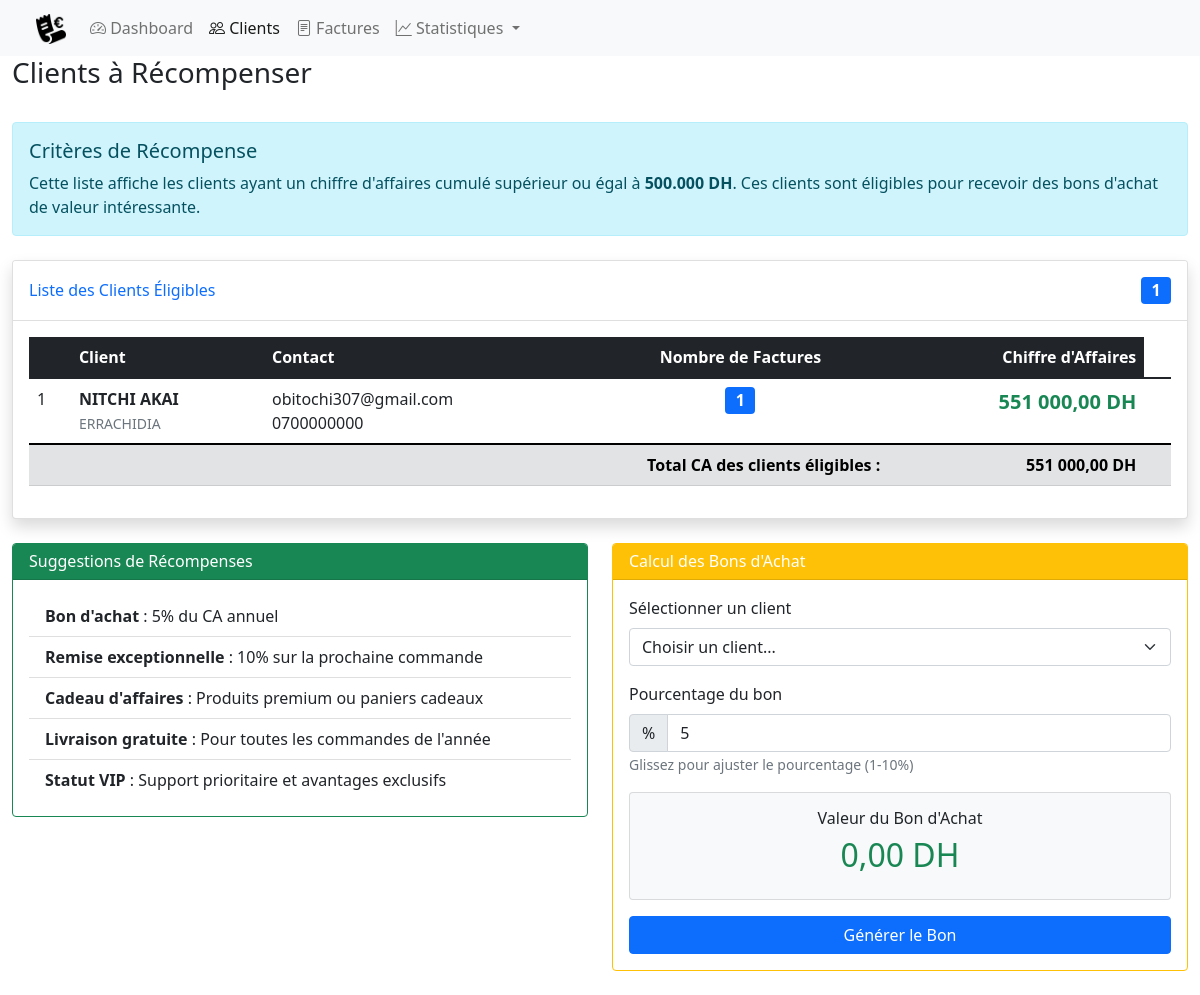
/index.php?action=clients_recompenser, run on the app's committed database.
### tables this page shows
CREATE TABLE IF NOT EXISTS `clients` (
  `idClient` int NOT NULL AUTO_INCREMENT,
  `nom` varchar(100) NOT NULL,
  `prenom` varchar(100) NOT NULL,
  `email` varchar(100) DEFAULT NULL,
  `telephone` varchar(20) DEFAULT NULL,
  `ville` varchar(50) DEFAULT NULL,
  `created_at` timestamp NULL DEFAULT CURRENT_TIMESTAMP,
  PRIMARY KEY (`idClient`)
);

### App/Controllers/DashboardController.php (called while the page is built, shortened)
<?php
class DashboardController {
    private $client;
    public function __construct() {
        $this->client = new GestionClient();
    }
    public function clientsRecompenser() {
        $clients = $this->client->getAll();
        $clients = is_array($clients) ? $clients : [];
        $clientsRecompenser = array_filter($clients, function($client) {
            return ($client['chiffre_affaires'] ?? 0) >= 500000;
        });
        usort($clientsRecompenser, function($a, $b) {
            return ($b['chiffre_affaires'] ?? 0) <=> ($a['chiffre_affaires'] ?? 0);
        });
        $clients = $clientsRecompenser;
        require __DIR__ . '/../Views/dashboard/clients_recompenser.php';
    }
}

### App/config/dataBase.php (called while the page is built, shortened)
<?php
class Database {
    private static $instance = null;
    private function __construct() {
        try {
            $this->con = new PDO(
                "mysql:host=localhost;dbname=market_db;charset=utf8mb4",
                "root",
                ""
            );
        } catch(PDOException $e) {
            die("ERROR : " . $e->getMessage());
        }
    }
    public static function getInstance() {
        if (self::$instance === null) {
            self::$instance = new Database();
        }
        return self::$instance;
    }
    public static function getConnection() {
        return self::getInstance()->con;
    }
}

### App/Models/GestionClient.php (called while the page is built, shortened)
<?php
class GestionClient {
    private $con;
    public function __construct() {
        $this->con = Database::getConnection();
    }
    public function getAll() {
        try {
            $stmt = $this->con->query("
                SELECT c.*,
                       COUNT(f.idFacture) as nb_factures,
                       COALESCE(SUM(f.montant_total), 0) as chiffre_affaires
                FROM clients c
                LEFT JOIN factures f ON c.idClient = f.idClient
                GROUP BY c.idClient
                ORDER BY c.nom ASC
            ");
            return $stmt->fetchAll(PDO::FETCH_ASSOC);
        } catch(PDOException $e) {
            error_log("ERROR getAll: " . $e->getMessage());
            return [];
        }
    }
}

### App/Views/Dashboard/clients_recompenser.php (the view, shortened to what this page needs)
<?php
require __DIR__ . '/../layout/header.php';
$clients = $clients ?? [];
?>
<?php include '../app/Views/layout/header.php'; ?>
<?php include '../app/Views/layout/menu.php'; ?>
<div class="container-fluid">
    <div class="d-flex justify-content-between align-items-center mb-4">
        <h1 class="h3 text-dark">Clients à Récompenser</h1>
    </div>
    <div class="alert alert-info mb-4">
        <h5>Critères de Récompense</h5>
        <p class="mb-0">
            Cette liste affiche les clients ayant un chiffre d'affaires cumulé supérieur ou égal à <strong>500.000 DH</strong>.
            Ces clients sont éligibles pour recevoir des bons d'achat de valeur intéressante.
        </p>
    </div>
    <div class="card shadow">
        <div class="card-header bg-white py-3">
            <div class="d-flex justify-content-between align-items-center">
                <h6 class="m-0 font-weight-bold text-primary">Liste des Clients Éligibles</h6>
                <span class="badge bg-primary fs-6">
                    <?php echo count($clients); ?>
                </span>
            </div>
        </div>
        <div class="card-body">
            <?php if (empty($clients)): ?>
                <div class="alert alert-warning text-center py-5">
                    <i class="fas fa-trophy fa-3x mb-3 text-warning"></i>
                    <h4>Aucun client éligible pour le moment</h4>
                    <p class="mb-0">
                        Aucun client n'a encore atteint le seuil de 500.000 DH de chiffre d'affaires.
                    </p>
                </div>
            <?php else: ?>
                <div class="table-responsive">
                    <table class="table table-hover">
                        <thead class="table-dark">
                            <tr>
                                <th></th>
                                <th>Client</th>
                                <th>Contact</th>
                                <th class="text-center">Nombre de Factures</th>
                                <th class="text-end">Chiffre d'Affaires</th>
                            </tr>
                        </thead>
                        <tbody>
                            <?php foreach ($clients as $index => $client):
                                $chiffreAffaires = $client['chiffre_affaires'] ?? 0;
                            ?>
                            <tr>
                                <td><?php echo $index + 1; ?></td>
                                <td>
                                    <strong><?php echo htmlspecialchars($client['nom'] . ' ' . $client['prenom']); ?></strong><br>
                                    <small class="text-muted">
                                        <?php echo htmlspecialchars($client['ville'] ?? ''); ?>
                                    </small>
                                </td>
                                <td>
                                    <?php if (!empty($client['email'])): ?>
                                        <div>
                                            <?php echo htmlspecialchars($client['email']); ?>
                                        </div>
                                    <?php endif; ?>
                                    <?php if (!empty($client['telephone'])): ?>
                                        <div>
                                            <?php echo htmlspecialchars($client['telephone']); ?>
                                        </div>
                                    <?php endif; ?>
                                </td>
                                <td class="text-center">
                                    <span class="badge bg-primary fs-6">
                                        <?php echo $client['nb_factures'] ?? 0; ?>
                                    </span>
                                </td>
                                <td class="text-end">
                                    <div class="mb-3">
                                        <strong class="text-success fs-5">
                                            <?php echo number_format($chiffreAffaires, 2, ',', ' '); ?> DH
                                        </strong>
                                    </div>
                                </td>
                            </tr>
                            <?php endforeach; ?>
                        </tbody>
                        <tfoot class="table-secondary">
                            <tr>
                                <td colspan="4" class="text-end fw-bold">Total CA des clients éligibles :</td>
                                <td class="text-end fw-bold">
                                    <?php
                                    $totalCA = array_sum(array_column($clients, 'chiffre_affaires'));
                                    echo number_format($totalCA, 2, ',', ' ') . ' DH';
                                    ?>
                                </td>
                                <td></td>
                            </tr>
                        </tfoot>
                    </table>
                </div>
            <?php endif; ?>
        </div>
    </div>
    <div class="row mt-4">
        <div class="col-lg-6 mb-4">
            <div class="card border-success">
                <div class="card-header bg-success text-white">
                    <h6 class="mb-0"><i class="fas fa-lightbulb"></i> Suggestions de Récompenses</h6>
                </div>
                <div class="card-body">
                    <ul class="list-group list-group-flush">
                        <li class="list-group-item">
                            <strong>Bon d'achat</strong> : 5% du CA annuel
                        </li>
                        <li class="list-group-item">
                            <strong>Remise exceptionnelle</strong> : 10% sur la prochaine commande
                        </li>
                        <li class="list-group-item">
                            <strong>Cadeau d'affaires</strong> : Produits premium ou paniers cadeaux
                        </li>
                        <li class="list-group-item">
                            <strong>Livraison gratuite</strong> : Pour toutes les commandes de l'année
                        </li>
                        <li class="list-group-item">
                            <strong>Statut VIP</strong> : Support prioritaire et avantages exclusifs
                        </li>
                    </ul>
                </div>
            </div>
        </div>
        <div class="col-lg-6 mb-4">
            <div class="card border-warning">
                <div class="card-header bg-warning text-white">
                    <h6 class="mb-0"><i class="fas fa-calculator"></i> Calcul des Bons d'Achat</h6>
                </div>
                <div class="card-body">
                    <form id="calculBonForm">
                        <div class="mb-3">
                            <label class="form-label">Sélectionner un client</label>
                            <select class="form-select" id="clientSelect">
                                <option value="">Choisir un client...</option>
                            </select>
                        </div>
                        <div class="mb-3">
                            <label class="form-label">Pourcentage du bon</label>
                            <div class="input-group">
                                <span class="input-group-text">%</span>
                                <input type="number" class="form-control" id="pourcentageInput" value="5" min="1" max="10">
                            </div>
                            <small class="text-muted">Glissez pour ajuster le pourcentage (1-10%)</small>
                        </div>
                        <div class="card bg-light p-3 mb-3">
                            <h6 class="text-center">Valeur du Bon d'Achat</h6>
                            <h2 class="text-center text-success" id="valeurBon">0.00 DH</h2>
                        </div>
                        <div class="d-grid">
                            <button type="button" class="btn btn-primary" onclick="genererBon()">
                                <i class="fas fa-print"></i> Générer le Bon
                            </button>
                        </div>
                    </form>
                </div>
            </div>
        </div>
    </div>
</div>
<?php
require __DIR__ . '/../layout/footer.php';
?>

### data on the page
clients: nom+prenom "NITCHI AKAI", ville "ERRACHIDIA", email "obitochi307@gmail.com", telephone "0700000000", nb_factures "1", chiffreAffaires "551 000,00"

### other printed values
count($clients) "1"
$totalCA "551 000,00"
